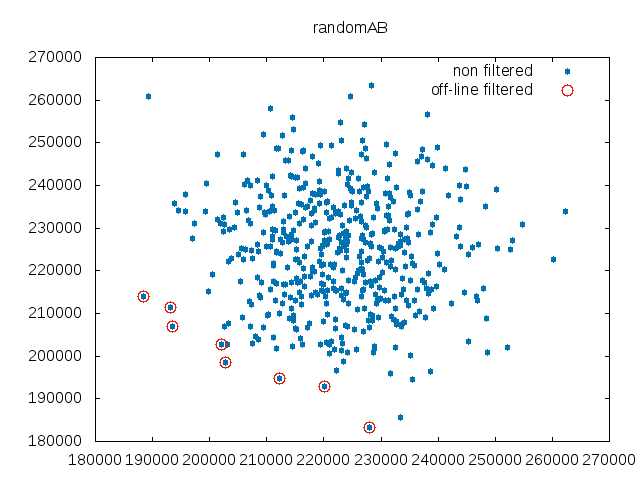

The gnuplot source for this figure:
set terminal png
set output "ab_offline.png"
set title "randomAB"
plot "randomABNonFiltered.tsp" using 1:2 title "non filtered" pointtype 7 linecolor 6, "randomABOffLineFiltered.tsp" using 1:2 title "off-line filtered" pointtype 6 pointsize 2 linecolor 7
